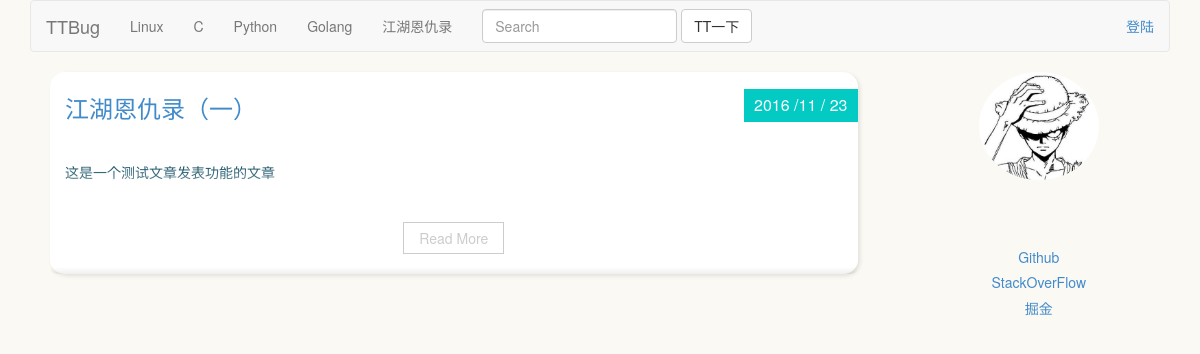
The app's page /, older data.
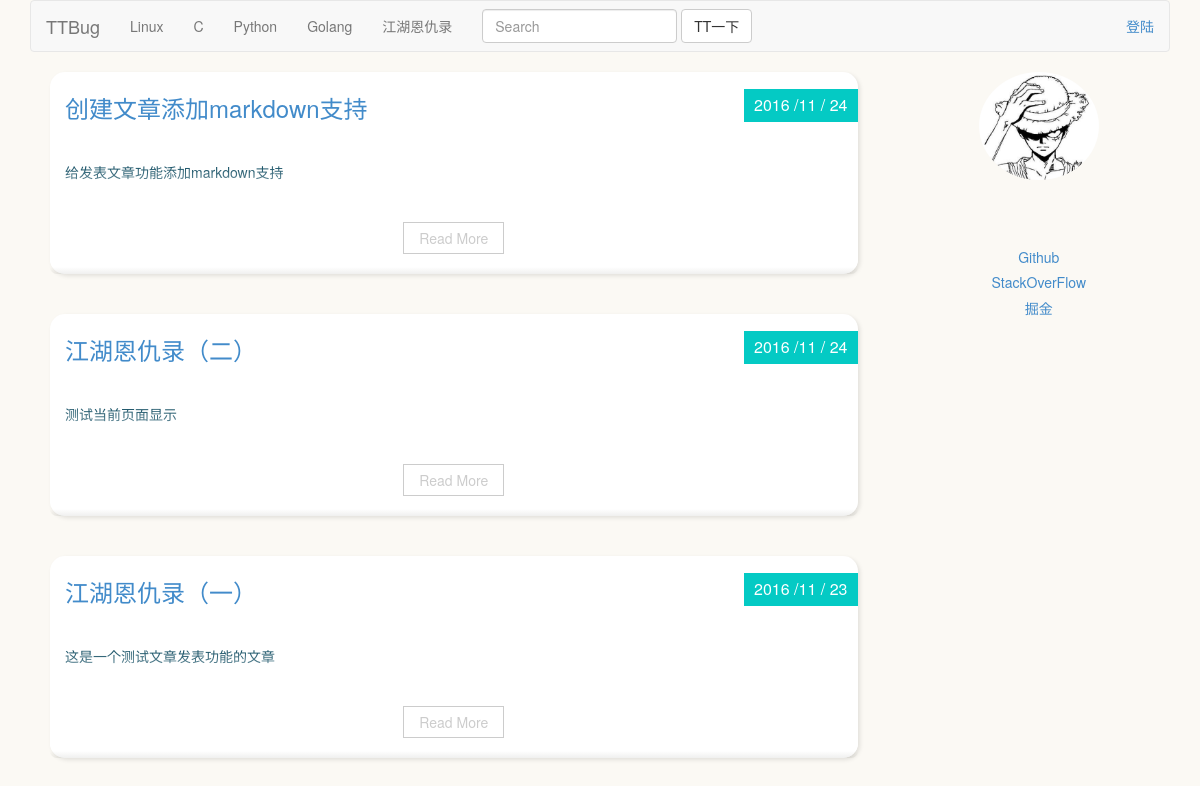
The same page, newer data.
### blocks/models.py (models this page shows, shortened)
class Blocks(models.Model):
    name = models.CharField("板块名称",max_length=100)
    owner = models.CharField("板块管理员",max_length=100)
    describe = models.CharField("板块描述",max_length=300)
    create_time_stamp = models.DateTimeField(auto_now_add=True)
    last_update_timestamp = models.DateTimeField(auto_now=True)
    class Meta:
        verbose_name = "板块"
        verbose_name_plural = "板块"

### articles/models.py (models this page shows, shortened)
class Articles(models.Model):
    title = models.CharField("文章标题",max_length=100)
    author = models.CharField("文章作者",max_length=100)
    content = models.TextField("文章内容",max_length=10000)
    block = models.ForeignKey(Blocks,verbose_name="所属板块")
    create_time_stamp = models.DateTimeField("创建时间",auto_now_add=True)
    last_update_timestamp = models.DateTimeField("最后更新时间",auto_now=True)
    class Meta:
        verbose_name = "文章"
        verbose_name_plural = "文章"

### blocks/views.py (the view)
# urls.py: url(r'^$',views.index,name='index'),
def index(request):
    blocks = Blocks.objects.all().order_by("id")
    articles = Articles.objects.all().order_by("-id")
    return render(request,"index.html",{"blocks":blocks,"articles":articles})

### templates/index.html
{% extends "base.html" %}
{% block content %}
  {% for a in articles %}
	<div class="post-wrapper">
	  <div class="post">
	  	<div class="post-heading">
	  	  <h3 class="title">
              <a href="/articles/detail/{{a.id}}">{{a.title}}</a>
	  	  </h3>
	  	  <div class="date">{{a.create_time_stamp|date:"Y /m / d"}}</div>
	  	</div>
	  	<div class="post-content read-more-block">
	  	  {{a.content}}
	  	</div>
	  	<div class="post-footer">
            <a href="/articles/detail/{{a.id}}" class="read-more">
	  	  	Read More
	  	  </a>
	  	</div>
	  </div>
	</div>
  {% endfor %}
{% endblock %}

### templates/base.html (shortened to what this page needs)
<html>
  <head>
	<link rel="stylesheet" href="/static/css/bootstrap.min.css"></link>
        <link href="/static/css/font-awesome.min.css" rel="stylesheet" type="text/css">
        <link href="/static/css/style.css" rel="stylesheet" type="text/css">
  </head>
  <body>
	<div class="container">
	  <nav class="navbar navbar-default" role="navigation">
	  <div class="container-fluid">
	    <div class="navbar-header">
	      <a class="navbar-brand" href="/">TTBug</a>
	    </div>
	    <div class="collapse navbar-collapse" id="bs-example-navbar-collapse-1">
	      <ul class="nav navbar-nav">
			    {% for b in blocks %}
                <li><a href="/articles/list/{{b.id}}">{{b.name}}</a></li>
				{% endfor %}
	      </ul>
	      <form class="navbar-form navbar-left" role="search">
		<div class="form-group">
		  <input type="text" class="form-control" placeholder="Search">
		</div>
		<button type="submit" class="btn btn-default">TT一下</button>
	      </form>
		<p class="navbar-text navbar-right">
          <a href="#">登陆</a>
        </p>
	    </div>
	  </div>
	</nav>
	<div class="row">
	  <div class="col-sm-9">
       {% block content %}
       {% endblock %}
	</div>
	<div class="col-sm-3">
	   <div id="divborder" align="center">
	   <img src="/static/img/avator/haha.jpg" width=120px height=108px/>
	   <br/><br/>
        <br/><br/>
	   <h5><a href="https://www.github.com/adamwinwho">Github</a></h5>
	   <h5><a href="http://www.stackoverflow.com">StackOverFlow</a></h5>
	   <h5><a href="http://gold.xitu.io">掘金</a></h5>
	   </div>
	</div>
	</div>
	</div>
  </body>
</html>

### static/css/style.css (style rules this page uses)
body { background-color: #fbf9f4; color: #004057; }
.post-wrapper { width: 100%; float: left; padding: 0 20px; }
.post { background-color: #fff; border-radius: 15px; margin: 0 auto 40px; box-shadow: 2px 2px 4px rgba(0, 0, 0, 0.1); position: relative; }
.post:after { width: 100%; height: 7px; content: ""; position: absolute; left: 0; bottom: 0; background: linear-gradient(rgba(105, 106, 97,0), rgba(105, 106, 97,.1)); border-radius: 0 0 15px 15px; }
.post-heading { padding: 8px 15px; position: relative; color: #ff5e73; height: 50px; }
.post-content { padding: 40px 15px 40px 15px; height: 90px; overflow: hidden; position: relative; background-color: #fff; }
.read-more-block:before { position: absolute; display: block; width: 100%; height: 50px; left: 0; bottom: 0; content: ""; background: -moz-linear-gradient(top, rgba(255,255,255,0) 0%, rgba(255,255,255,1) 100%); background: -webkit-gradient(linear, left top, left bottom, color-stop(0%,rgba(255,255,255,0)), color-stop(100%,rgba(255,255,255,1))); background: -webkit-linear-gradient(top, rgba(255,255,255,0) 0%,rgba(255,255,255,1) 100%); background: -o-linear-gradient(top, rgba(255,255,255,0) 0%,rgba(255,255,255,1) 100%); background: -ms-linear-gradient(top, rgba(255,255,255,0) 0%,rgba(255,255,255,1) 100%); background: linear-gradient(to bottom, rgba(255,255,255,0) 0%,rgba(255,255,255,1) 100%); filter: progid:DXImageTransform.Microsoft.gradient( startColorstr='#00ffffff', endColorstr='#ffffff',GradientType=0 ); }
.post-footer { text-align: center; background-color: #fff; padding: 10px 10px 20px; border-radius: 0 0 15px 15px; }
.post .read-more { display: inline-block; color: #ccc; padding: 5px 15px; border: 1px solid #ccc; text-decoration: none; transition: all 0.2s ease-out; }
.post .date { color: #fff; position: absolute; right: 0px; bottom: 0px; padding: 5px 10px; background-color: #04cac4; font-size: 16px; }
.post .title { margin-top: 15px; }

### templates/base.html (style rules this page uses)
#divborder img { border-radius:50%; }

Row changes from the older to the newer data that the page shows:
added Articles: title "创建文章添加markdown支持", create_time_stamp "2016 /11 / 24", content "给发表文章功能添加markdown支持"
added Articles: title "江湖恩仇录（二）", create_time_stamp "2016 /11 / 24", content "测试当前页面显示"
